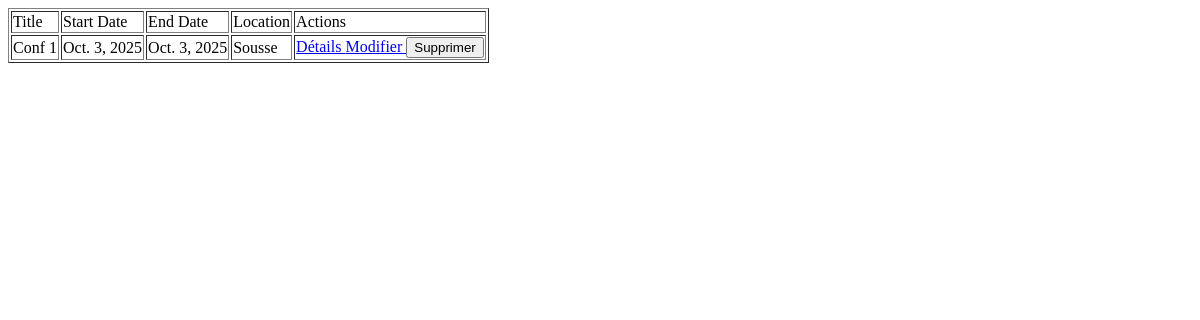
The app's page /conference/list/, older data.
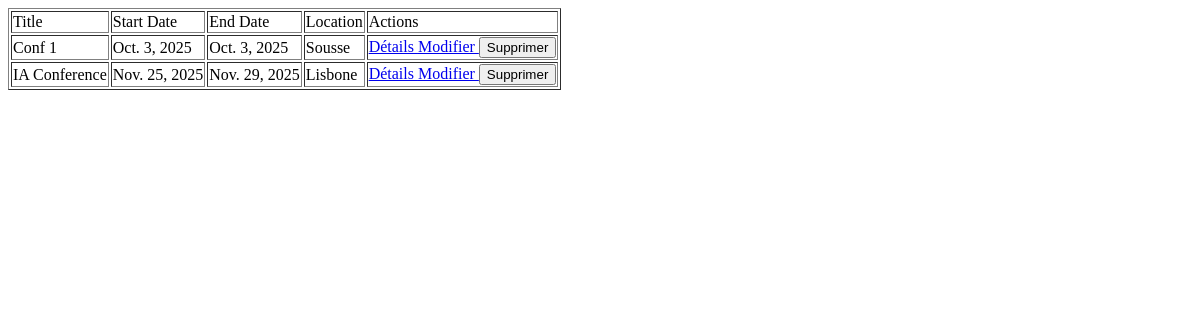
The same page, newer data.
### ConferenceApp/models.py (models this page shows, shortened)
class Conference(models.Model):
    THEME_CHOICES = [
    ("AI", "Computer Science & Artificial Intelligence"),
    ("SE", "Science & Engineering"),
    ("SSE", "Social Sciences & Education"),
    ("INT", "Interdisciplinary Themes"),
    ]
    conference_id = models.AutoField(primary_key=True)
    name = models.CharField(max_length=200)
    theme = models.CharField(max_length=50, choices=THEME_CHOICES)
    location = models.CharField(max_length=200)
    start_date = models.DateField()
    end_date = models.DateField()
    description = models.TextField(validators=[MinLengthValidator(30, "Description must be at least 30 characters long.")])
    created_at = models.DateTimeField(auto_now_add=True)
    updated_at = models.DateTimeField(auto_now=True)

### ConferenceApp/views.py (the view)
# urls.py: path("list/", listConferences, name="conference_list"),
def listConferences(request):
    conferences = Conference.objects.all()
    return render(request, "ConferenceApp/list.html", {"conferences": conferences})

### templates/ConferenceApp/list.html (shortened to what this page needs)
<table border="1">
  <tr>
    <td>Title</td>
    <td>Start Date</td>
    <td>End Date</td>
    <td>Location</td>
    <td>Actions</td>
  </tr>
  {% for conf in conferences %}
  <tr>
    <td>{{ conf.name }}</td>
    <td>{{ conf.start_date }}</td>
    <td>{{ conf.end_date }}</td>
    <td>{{ conf.location }}</td>
    <td class="text-center">
      <a
        href="{% url 'conference_detail' conf.conference_id %}"
        class="btn btn-sm btn-primary me-1"
        title="Détails"
      >
         Détails
      </a>
      <a
        href="{% url 'conference_update' conf.conference_id %}"
        class="btn btn-sm btn-warning me-1"
        title="Modifier"
      >
        Modifier
      </a>
      <form
        method="post"
        action="{% url 'conference_delete' conf.conference_id %}"
        style="display: inline"
        onsubmit="return confirm('Supprimer cette conférence ?');"
      >
        <button type="submit" class="btn btn-sm btn-danger" title="Supprimer">
           Supprimer
        </button>
      </form>
    </td>
  </tr>
  {% empty %}
  <p>No Conferences available!</p>
  {% endfor %}
</table>

Row changes from the older to the newer data that the page shows:
added Conference: name "IA Conference", start_date "Nov. 25, 2025", end_date "Nov. 29, 2025", location "Lisbone"
